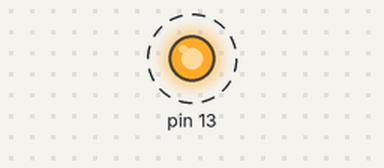
The sketch below on a simulated Arduino Uno, built with avr-gcc and run on an emulated ATmega328P. Parts: output pins drawn as LEDs (lit = HIGH). Dashed ring = blinking. What the sketch prints to the serial monitor is not drawn.

Above: at 0.02 s.
Timing chart, 0 to 3.0 s (numbered marks = the images above):
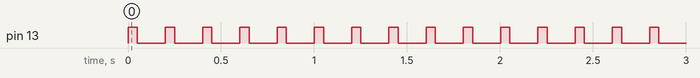

Measured:
- by itself, pin 13: alternates HIGH for 0.05 s and LOW for 0.15 s

The sketch:

multi.ino
```cpp
#include "counter.h"
void setup() { Serial.begin(9600); pinMode(13, OUTPUT); greet(); }
void loop() {
  counterStep();
  Serial.println(describe(counterValue()));
  blinkTimes(1);
  delay(100);
}
```

counter.cpp
```cpp
#include "counter.h"
static int value = 0;
void counterStep() { value += 3; }
int counterValue() { return value; }
```

counter.h
```cpp
#pragma once
#include <Arduino.h>
void counterStep();
int counterValue();
String describe(int v);
```

describe.cpp
```cpp
#include "counter.h"
String describe(int v) { return String("count=") + v; }
```

helpers.ino
```cpp
void greet() { Serial.println(F("multi-file sketch")); }
void blinkTimes(int n) { for (int i = 0; i < n; i++) { digitalWrite(13, HIGH); delay(50); digitalWrite(13, LOW); delay(50); } }
```
